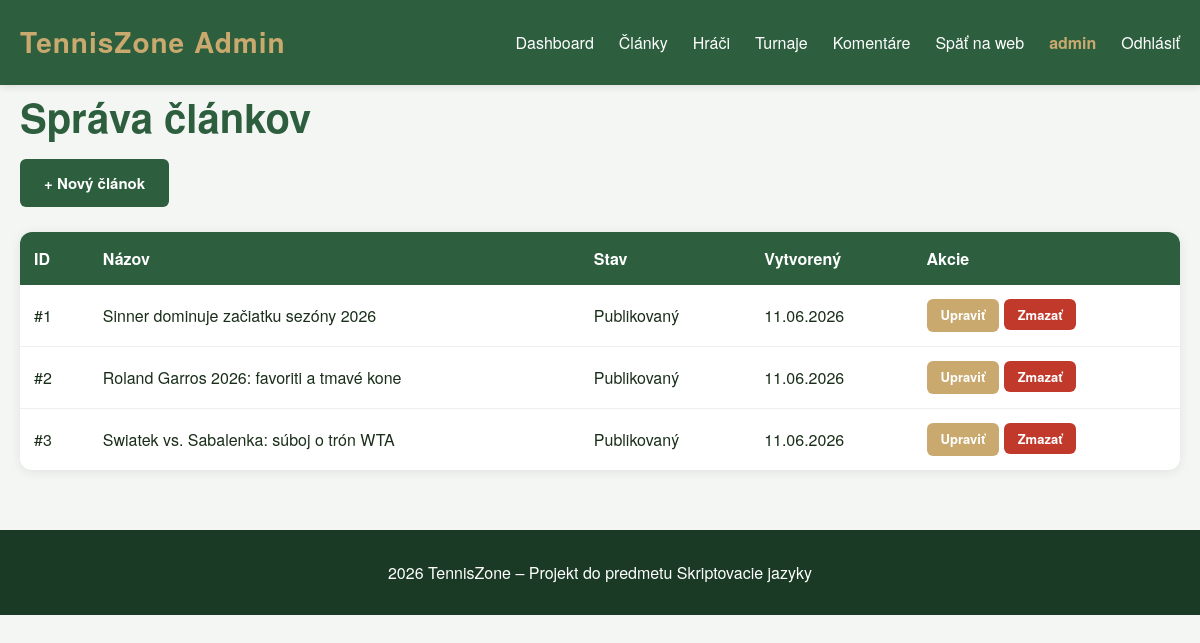
Before: /public/templates/admin-articles.php (signed in) with the older database file.
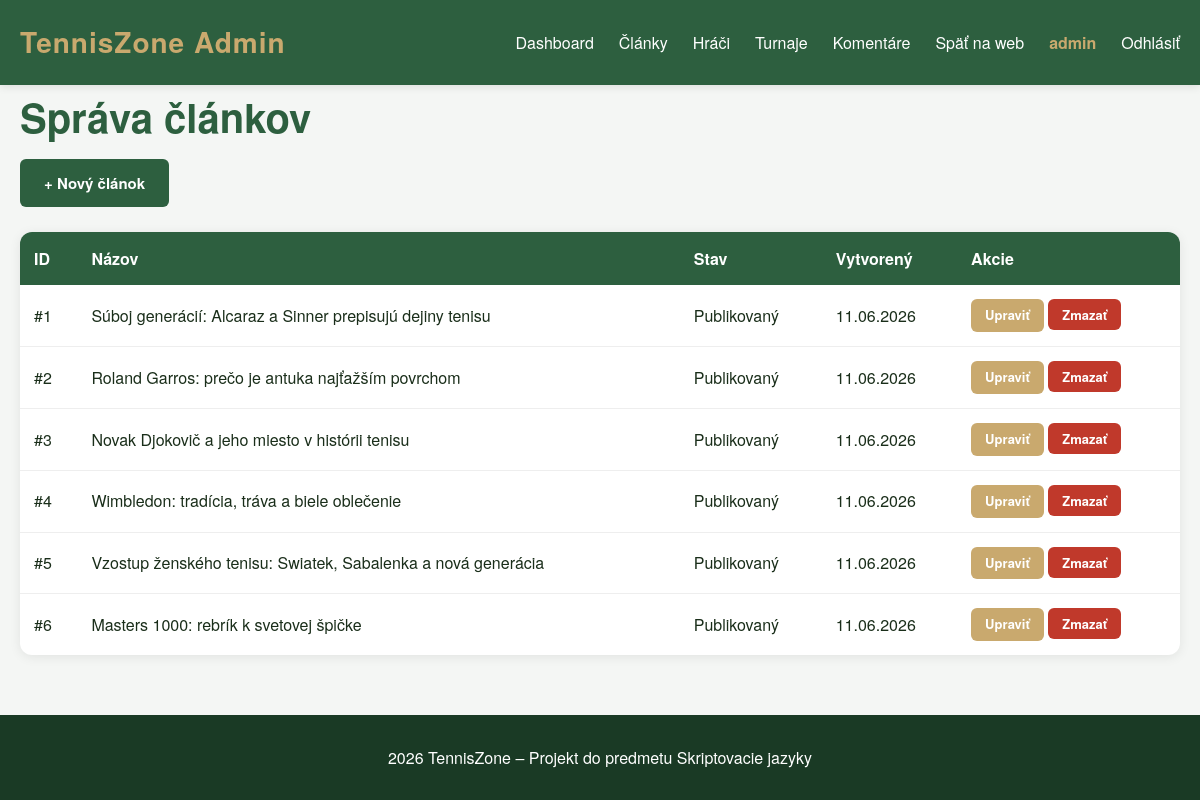
After: the same page with the newer database file.
### tables this page shows
CREATE TABLE IF NOT EXISTS articles (
    id INT AUTO_INCREMENT PRIMARY KEY,
    category_id INT,
    author_id INT,
    title VARCHAR(255) NOT NULL,
    slug VARCHAR(255) NOT NULL UNIQUE,
    perex TEXT,
    content TEXT NOT NULL,
    image VARCHAR(255),
    is_published TINYINT(1) DEFAULT 0,
    views INT DEFAULT 0,
    published_at TIMESTAMP NULL,
    created_at TIMESTAMP DEFAULT CURRENT_TIMESTAMP,
    updated_at TIMESTAMP DEFAULT CURRENT_TIMESTAMP ON UPDATE CURRENT_TIMESTAMP,
    FOREIGN KEY (category_id) REFERENCES categories(id) ON DELETE SET NULL,
    FOREIGN KEY (author_id) REFERENCES users(id) ON DELETE SET NULL
);

### autoload.php (called while the page is built, shortened)
<?php
spl_autoload_register(function (string $class): void {
    $prefixes = [
        'App\\Core\\'   => __DIR__ . '/app/core/',
        'App\\Models\\' => __DIR__ . '/app/models/',
    ];
    foreach ($prefixes as $prefix => $baseDir) {
        $len = strlen($prefix);
        if (strncmp($class, $prefix, $len) !== 0) {
            continue;
        }
        $relative = substr($class, $len);
        $file = $baseDir . str_replace('\\', '/', $relative) . '.php';
        if (is_file($file)) {
            return;
        }
    }
});

### app/core/Database.php (called while the page is built, shortened)
<?php
class Database {
    private $host = 'localhost';
    private $dbname = 'tenniszone1';
    private $username = 'root';
    private $password = '';
    private \PDO $connection;
    public function __construct() {
        try {
            $dsn = "mysql:host={$this->host};dbname={$this->dbname};charset=utf8mb4";
            $this->connection = new \PDO($dsn, $this->username, $this->password);
            $this->connection->setAttribute(\PDO::ATTR_ERRMODE, \PDO::ERRMODE_EXCEPTION);
            $this->connection->setAttribute(\PDO::ATTR_DEFAULT_FETCH_MODE, \PDO::FETCH_OBJ);
        } catch (\PDOException $e) {
            echo "Chyba pripojenia: " . $e->getMessage();
        }
    }
    public function getConnection() {
        return $this->connection;
    }
}

### app/models/Post.php (called while the page is built, shortened)
<?php
class Post {
    private $db;
    public function __construct() {
        $database = new Database();
        $this->db = $database->getConnection();
    }
    public function all() {
        $sql = "SELECT * FROM articles ORDER BY created_at DESC";
        $stmt = $this->db->query($sql);
        return $stmt->fetchAll();
    }
}

### public/templates/admin-articles.php (the view, shortened to what this page needs)
<?php require_once __DIR__ . '/../../autoload.php' ;
use App\Models\Post;?>
<?php include __DIR__ . '/partials/header-admin.php'; ?>
<?php
$post = new Post();
$articles = $post->all();
?>
<div class="admin-toolbar">
    <h1>Správa článkov</h1>
    <a href="article-create.php" class="btn btn-add">+ Nový článok</a>
</div>
<table>
    <thead>
        <tr>
            <th>ID</th>
            <th>Názov</th>
            <th>Stav</th>
            <th>Vytvorený</th>
            <th>Akcie</th>
        </tr>
    </thead>
    <tbody>
        <?php foreach ($articles as $a): ?>
            <tr>
                <td>#<?php echo $a->id; ?></td>
                <td><?php echo htmlspecialchars($a->title ?? ''); ?></td>
                <td><?php echo isset($a->is_published) && $a->is_published ? 'Publikovaný' : 'Koncept'; ?></td>
                <td><?php echo $a->created_at ? date('d.m.Y', strtotime($a->created_at)) : '-'; ?></td>
                <td>
                    <a href="article-edit.php?id=<?php echo $a->id; ?>" class="btn btn-edit">Upraviť</a>
                    <form method="POST" style="display:inline;" onsubmit="return confirm('Naozaj zmazať článok?')">
                        <button type="submit" class="btn btn-delete">Zmazať</button>
                    </form>
                </td>
            </tr>
        <?php endforeach; ?>
    </tbody>
</table>
<?php include __DIR__ . '/partials/footer.php'; ?>

Changed rows visible on the page:
changed articles id 1: title "Sinner dominuje začiatku sezóny 2026" → "Súboj generácií: Alcaraz a Sinner prepisujú dejiny tenisu"
changed articles id 2: title "Roland Garros 2026: favoriti a tmavé kone" → "Roland Garros: prečo je antuka najťažším povrchom"
changed articles id 3: title "Swiatek vs. Sabalenka: súboj o trón WTA" → "Novak Djokovič a jeho miesto v histórii tenisu"
added articles: id "4", title "Wimbledon: tradícia, tráva a biele oblečenie", is_published "Publikovaný", created_at "11.06.2026"
added articles: id "5", title "Vzostup ženského tenisu: Swiatek, Sabalenka a nová generácia", is_published "Publikovaný", created_at "11.06.2026"
added articles: id "6", title "Masters 1000: rebrík k svetovej špičke", is_published "Publikovaný", created_at "11.06.2026"
